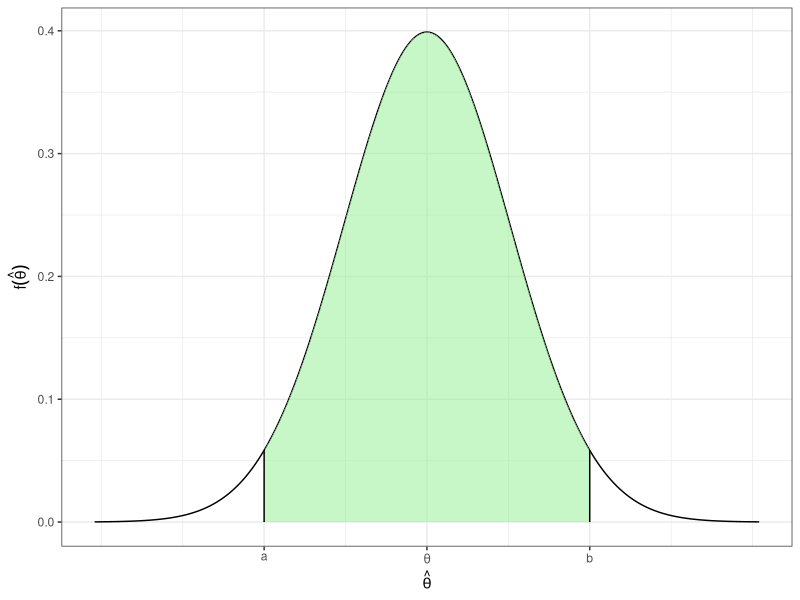
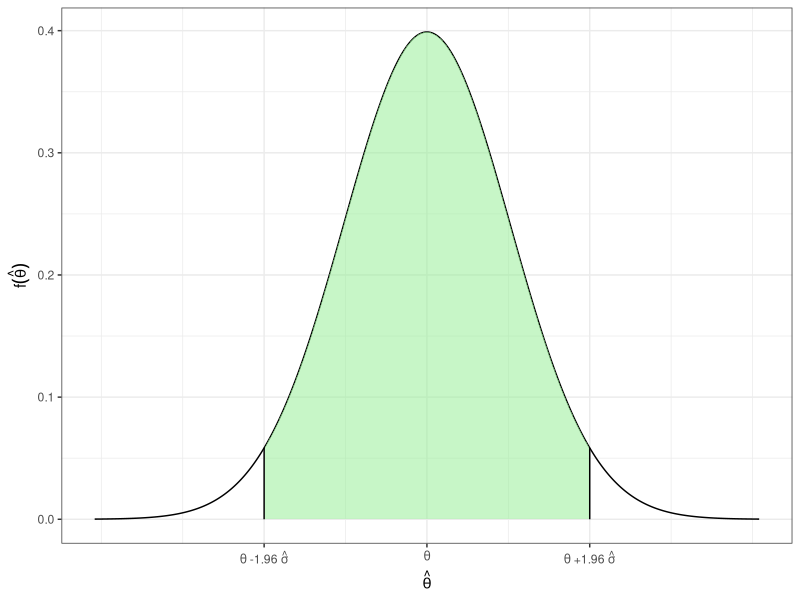
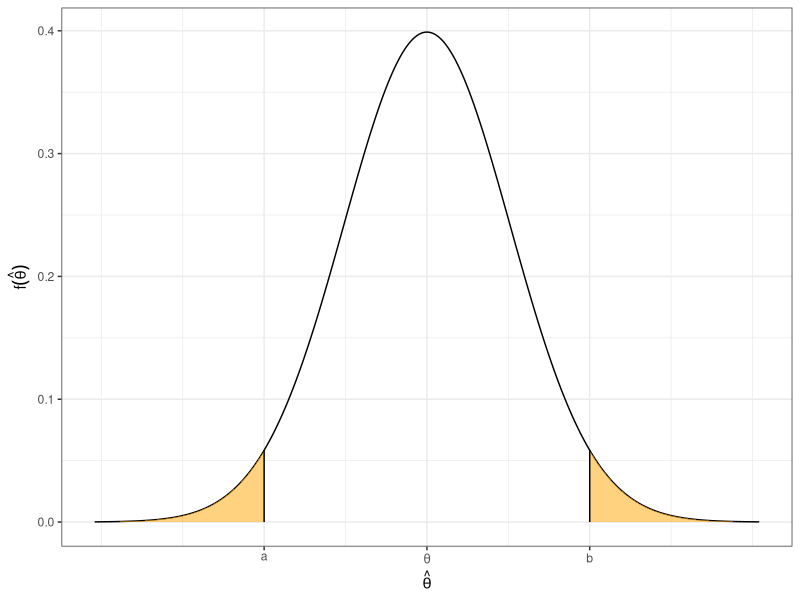
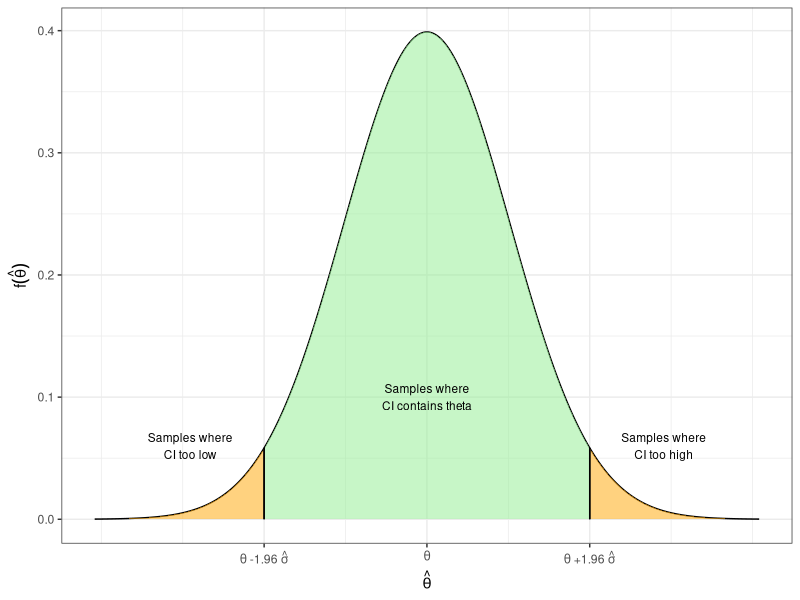
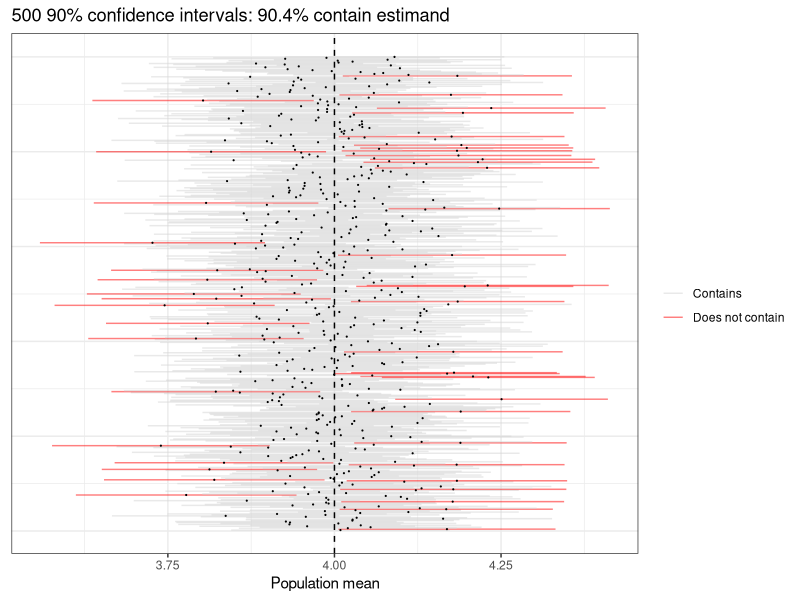
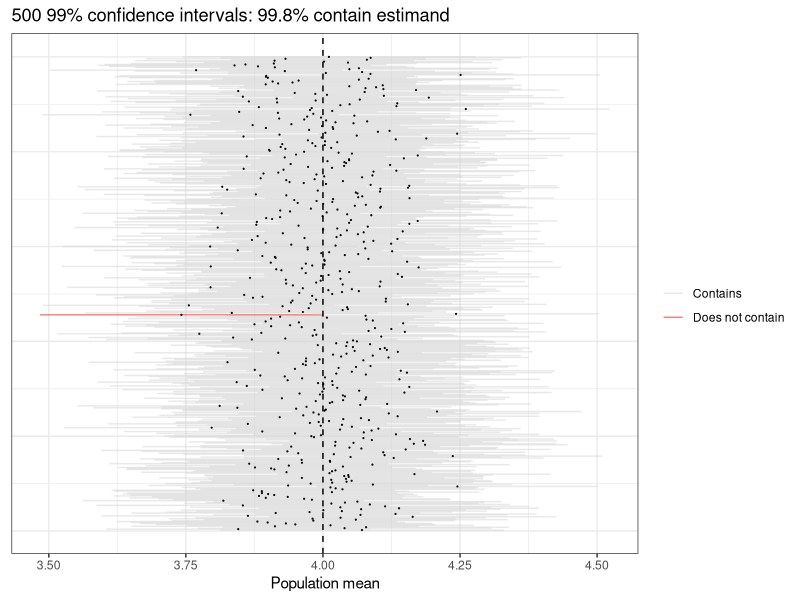
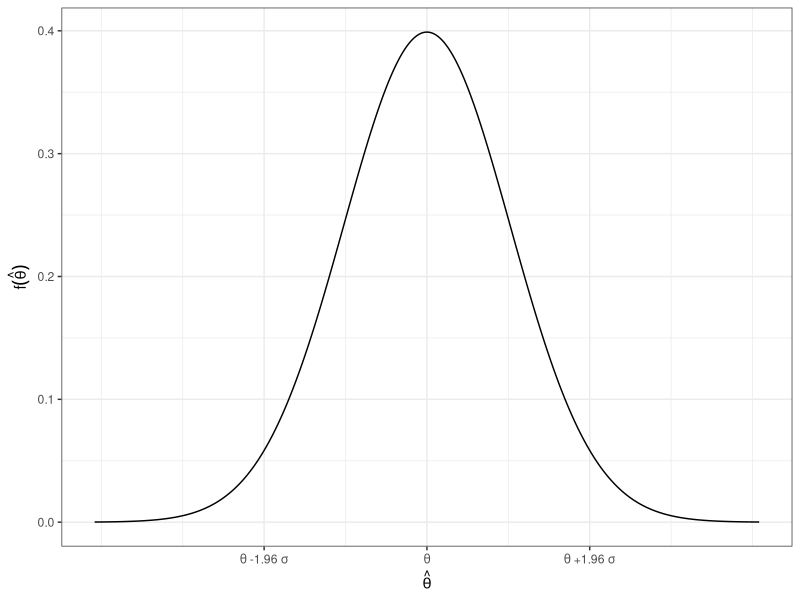
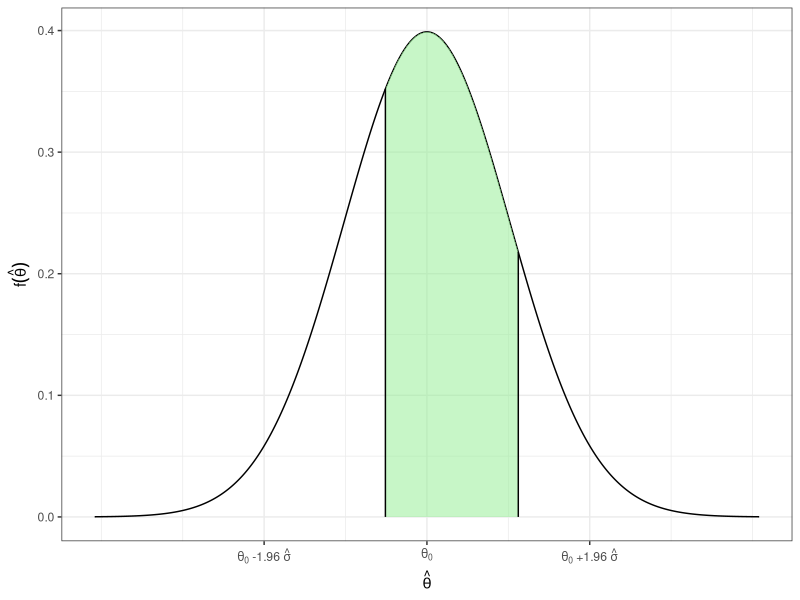

Source code (R) for these figures, in order:
## ---- chunk 1
#| warning: false
#| message: false

library(tidyverse)
knitr::opts_chunk$set(dev = "ragg_png")
## ---- chunk 2
norm_tail_plot <- function(lower = NULL, upper = NULL, inner = NULL){

  tibble(x = seq(-4, 4, length = 500)) |> 
    mutate(fx = dnorm(x)) -> norm_dat

  a <- -1.96
  p <- ggplot(norm_dat, aes(x = x, y = fx)) +
    geom_line() +
    labs(x = "t-statistic", y = "f(t) if null is true") + 
    theme_bw() # expression(phi~"(t)"))
  
  integration_data <- tibble(x = c(norm_dat$x, rev(norm_dat$x)),
                           fx = c(norm_dat$fx, rep(0, nrow(norm_dat))))
  
  if(!is.null(lower)){
    p <- p +
      geom_polygon(data = integration_data |> filter(x < lower),
               fill = "orange", alpha = .5) +
      geom_line(data = tibble(x = c(lower, lower), fx = c(0, dnorm(lower))))
  }
  
  if(!is.null(upper)){
    p <- p +
      geom_polygon(data = integration_data |> filter(x > upper),
               fill = "orange", alpha = .5) +
      geom_line(data = tibble(x = c(upper, upper), fx = c(0, dnorm(upper))))
  }
  
  if(!is.null(inner)){
    p <- p +
      geom_polygon(data = integration_data |> filter(x >= inner[1] & x <= inner[2]),
               fill = "lightgreen", alpha = .5) +
      geom_line(data = tibble(x = c(inner[1], inner[1]), fx = c(0, dnorm(inner[1])))) + 
      geom_line(data = tibble(x = c(inner[2], inner[2]), fx = c(0, dnorm(inner[2]))))
  }
  
  # scale_x_continuous(breaks = c(-4, a, 0, 2, 4), labels = c(-4, -1.96, 0, 2, 4))

  p
}
## ---- chunk 3
#| fig-height: 3
#| fig-width: 3
#| fig-align: center
#| out-width: "200%"
norm_tail_plot(inner = 1.96*c(-1, 1)) + 
  scale_x_continuous(breaks = c(-1.96, 0, 1.96), labels = c("a", expression(theta), "b")) + 
  labs(x = expression(hat(theta)), y = expression(f(hat(theta))))
## ---- chunk 4
#| fig-height: 3
#| fig-width: 3
#| fig-align: center
#| out-width: "200%"
norm_tail_plot(inner = 1.96*c(-1, 1)) + 
  scale_x_continuous(breaks = c(-1.96, 0, 1.96), labels = c(expression(theta~"-1.96"~hat(sigma)), expression(theta), expression(theta~"+1.96"~hat(sigma)))) + 
  labs(x = expression(hat(theta)), y = expression(f(hat(theta))))
## ---- chunk 5
#| echo: true
# for 95% CI
qnorm(.025)
qnorm(.975)

pnorm(1.96) - pnorm(-1.96)

# for 90% CI
qnorm(.05)
qnorm(.95)

pnorm(1.64) - pnorm(-1.64)
## ---- chunk 6
#| fig-height: 3
#| fig-width: 3
#| fig-align: center
#| out-width: "200%"
norm_tail_plot(lower = -1.96, upper = 1.96) + 
  scale_x_continuous(breaks = c(-1.96, 0, 1.96), labels = c("a", expression(theta), "b")) + 
  labs(x = expression(hat(theta)), y = expression(f(hat(theta))))
## ---- chunk 7
#| fig-width: 5
#| fig-height: 3.25
#| out-width: 90%
#| out-align: center
norm_tail_plot(lower = -1.96, upper = 1.96, inner = c(-1.96, 1.96)) + 
  scale_x_continuous(breaks = c(-1.96, 0, 1.96), labels = c(expression(theta~"-1.96"~hat(sigma)), expression(theta), expression(theta~"+1.96"~hat(sigma)))) + 
  labs(x = expression(hat(theta)), y = expression(f(hat(theta)))) + 
  annotate(geom = "text", x = -2.85, y = .06, label = "Samples where\nCI too low", size = 3) +
  annotate(geom = "text", x = 2.85, y = .06, label = "Samples where\nCI too high", size = 3) + 
  annotate(geom = "text", x = 0, y = .1, label = "Samples where\nCI contains theta", size = 3)
  
## ---- chunk 8
#| echo: true
samp <- rnorm(n = 400, mean = 4, sd = 2)
hat_theta <- mean(samp)
hat_sigma <- sd(samp)/sqrt(400)
# lower bound
hat_theta - 1.64*hat_sigma
# upper bound
hat_theta + 1.64*hat_sigma
## ---- chunk 9
pop <- rnorm(5000, mean = 4, sd = 2)
pop <- pop + (4 - mean(pop))
m <- 500 # number of CIs 
n <- 400 # sample size
ci_lower <- ci_upper <- means <- rep(NA, m)
for(i in 1:m){
  samp <- sample(pop, size = n)
  means[i] <- mean(samp)
  ci_lower[i] <- mean(samp) - 1.64*sd(samp)/sqrt(n)
  ci_upper[i] <- mean(samp) + 1.64*sd(samp)/sqrt(n)
}
tibble(ci_lower, ci_upper, means) |> 
  mutate(j = 1:m,
         contains = ifelse(mean(pop) < ci_upper & mean(pop) > ci_lower, "Contains", "Does not contain")) -> dat

dat |> 
  ggplot(aes(y = j, x = means, xmin = ci_lower, xmax = ci_upper, col = contains)) + 
  geom_linerange(alpha = .5) + 
  geom_point(size = .1, col ="black") + 
  scale_color_manual(values = rev(c("red", "lightgray"))) + 
  theme_bw() + 
  theme(axis.title.y = element_blank(),
        axis.text.y = element_blank(),
        axis.ticks.y = element_blank()) +
  geom_vline(xintercept = mean(pop), lty = 2) + 
  labs(x = "Population mean", y = "Iteration", col = "", title = str_c(m, " 90% confidence intervals: ", 100*round(mean(dat$contains == "Contains"), 3), "% contain estimand"))

## ---- chunk 10
ci_lower <- ci_upper <- means <- rep(NA, m)
for(i in 1:m){
  samp <- sample(pop, size = n)
  means[i] <- mean(samp)
  ci_lower[i] <- mean(samp) - 2.58*sqrt(var(samp)/n)
  ci_upper[i] <- mean(samp) + 2.58*sqrt(var(samp)/n)
}
tibble(ci_lower, ci_upper, means) |> 
  mutate(j = 1:m,
         contains = ifelse(mean(pop) < ci_upper & mean(pop) > ci_lower, "Contains", "Does not contain")) -> dat

dat |> 
  ggplot(aes(y = j, x = means, xmin = ci_lower, xmax = ci_upper, col = contains)) + 
  geom_linerange(alpha = .5) + 
  geom_point(size = .1, col ="black") + 
  scale_color_manual(values = rev(c("red", "lightgray"))) + 
  theme_bw() + 
  theme(axis.title.y = element_blank(),
        axis.text.y = element_blank(),
        axis.ticks.y = element_blank()) +
  geom_vline(xintercept = mean(pop), lty = 2) + 
  labs(x = "Population mean", y = "Iteration", col = "", title = str_c(m, " 99% confidence intervals: ", 100*round(mean(dat$contains == "Contains"), 3), "% contain estimand"))

## ---- chunk 11
#| fig-height: 3
#| fig-width: 3
#| fig-align: center
#| out-width: "200%"
norm_tail_plot() + 
  scale_x_continuous(breaks = c(-1.96, 0, 1.96), labels = c(expression(theta~"-1.96"~sigma), expression(theta), expression(theta~"+1.96"~sigma))) + 
  labs(x = expression(hat(theta)), y = expression(f(hat(theta))))
## ---- chunk 12
#| fig-height: 2.75
#| fig-width: 3
#| fig-align: center
#| out-width: "200%"
norm_tail_plot(inner = c(-.5, 1.1)) + 
  scale_x_continuous(breaks = c(-1.96, 0, 1.96), labels = c(expression(theta[0]~"-1.96"~hat(sigma)), expression(theta[0]), expression(theta[0]~"+1.96"~hat(sigma)))) + 
  labs(x = expression(hat(theta)), y = expression(f(hat(theta))))
## ---- chunk 13
#| fig-height: 3
#| fig-width: 3
#| fig-align: center
#| out-width: "200%"
norm_tail_plot(lower = c(-1.2)) + 
  scale_x_continuous(breaks = c(-1.96, -1.2, 0, 1.96), labels = c("", expression(hat(theta)~"*"), expression(theta[0]), "")) + 
  labs(x = expression(hat(theta)), y = expression(f(hat(theta))~" given "~theta[0]))
## ---- chunk 14
#| fig-height: 3
#| fig-width: 3
#| fig-align: center
#| out-width: "200%"
norm_tail_plot(upper = c(1.2)) + 
  scale_x_continuous(breaks = c(-1.96, 0, 1.2, 1.96), labels = c("", expression(theta[0]), expression(hat(theta)~"*"), "")) + 
  labs(x = expression(hat(theta)), y = expression(f(hat(theta))~" given "~theta[0]))
## ---- chunk 15
#| fig-width: 4
#| fig-height: 3
#| fig-align: center
#| out-width: 70%
norm_tail_plot(upper = c(1.2), lower = -1.2) + 
  scale_x_continuous(breaks = c(-1.96, -1.2, 0, 1.2, 1.96), labels = c("", expression("-|"~hat(theta)~"*"~"|"), expression(theta[0]), expression("|"~hat(theta)~"*"~"|"), "")) + 
  labs(x = expression(hat(theta)), y = expression(f(hat(theta))~" given "~theta[0]))
## ---- chunk 16
#| echo: false
this_t <- -1.5
## ---- chunk 17
#| echo: true
my_t <- -1.5
pnorm(my_t) 
## ---- chunk 18
#| fig-height: 3
#| fig-width: 3
#| fig-align: center
#| out-width: "200%"
norm_tail_plot(lower = this_t) + 
  scale_x_continuous(breaks = c(this_t, 0), labels = c(0, expression("t*"))) + 
  labs(x = "t", y = expression(f(t)~" given "~theta[0]), title = str_c("p = ", round(pnorm(this_t), 3)))
## ---- chunk 19
#| echo: false
this_t <- 1.5
## ---- chunk 20
#| echo: true
my_t <- 1.5
1 - pnorm(my_t) 
## ---- chunk 21
#| fig-height: 3
#| fig-width: 3
#| fig-align: center
#| out-width: "200%"
norm_tail_plot(upper = this_t) + 
  scale_x_continuous(breaks = c(0, this_t), labels = c(0, expression("t*"))) + 
  labs(x = "t", y = expression(f(t)~" given "~theta[0]), title = str_c("p = ", round(1 - pnorm(this_t), 3)))
## ---- chunk 22
#| echo: true
pnorm(-abs(my_t)) + 1 - pnorm(abs(my_t)) 
2*(pnorm(-abs(my_t)))
2*(1 - pnorm(abs(my_t)))
## ---- chunk 23
#| fig-height: 3
#| fig-width: 3
#| fig-align: center
#| out-width: "200%"
norm_tail_plot(lower = -this_t, upper = this_t) + 
  scale_x_continuous(breaks = c(-this_t, 0, this_t), labels = c(expression("-|t*|"), 0, expression("|t*|"))) + 
  labs(x = "t", y = expression(f(t)~" given "~theta[0]), title = str_c("p = ", round(2*(1 - pnorm(this_t)), 3)))
